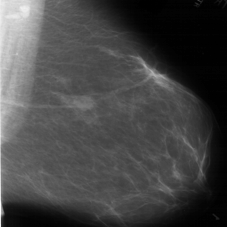
#> input picture Priya/train/Benign/D1_A_1372_1.RIGHT_MLO.png, 227 x 227 px, found by its file name
$ jupyter execute 'Segmentation and ROI detection.ipynb'   (older library calls are emulated)
#> lines starting #> are read from the running program, lines starting #| are printed output that depends on the picture; after the words box and inside, x2 and y2 are one past the last pixel; in counts of white or black regions, pixels touching at a corner belong together; long printed decimals are rounded
segmentation

[cell 1]
import cv2

# Load grayscale image
img = cv2.imread(r"D:\Priya\DDSM Dataset\Benign Masses\D1_A_1372_1.RIGHT_MLO.png", 0)
#> img is the input picture: shape (227, 227); min 0, max 255, mean 69

# Apply Otsu's thresholding
ret, thresh = cv2.threshold(img, 0, 255, cv2.THRESH_BINARY_INV + cv2.THRESH_OTSU)
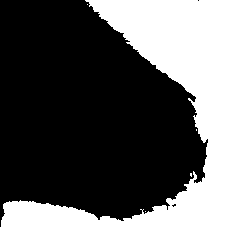
#> thresh: shape (227, 227); 31.9% white; 5 white regions (4 under 20 px), largest, box (x1, y1, x2, y2) and area: (1, 0, 227, 227) 16419
#> ret = 54

# Save thresholded image as PNG
cv2.imwrite(r'D:\result\image.png', thresh)

# Display original image and thresholded image
cv2.imshow('Original Image', img)
cv2.imshow('Thresholded Image', thresh)

cv2.waitKey(0)
cv2.destroyAllWindows()

[cell 2]
#ROI detection
import cv2
import numpy as np

# Load the grayscale image
img_gray = cv2.imread(r"F:\Projetcs\DDSM Dataset\Benign Masses\D1_A_1372_1.RIGHT_CC (2).png", cv2.IMREAD_GRAYSCALE)
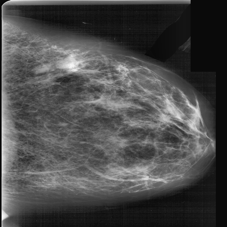
#> input picture Priya/Project2/images/D1_A_1372_1.RIGHT_CC (2).png, 227 x 227 px, found by its file name
#> img_gray is the input picture: shape (227, 227); min 0, max 255, mean 74.6

# Apply the blue-red colormap
cmap = cv2.COLORMAP_JET
img_color = cv2.applyColorMap(img_gray, cmap)

# Convert the color image to HSV
img_hsv = cv2.cvtColor(img_color, cv2.COLOR_BGR2HSV)
#> img_hsv: shape (227, 227, 3); mean H, S, V 93.7, 235.7, 237.6

# Threshold the image based on the hue value (red color)
lower_red = np.array([0, 100, 100])
upper_red = np.array([10, 255, 255])
mask1 = cv2.inRange(img_hsv, lower_red, upper_red)
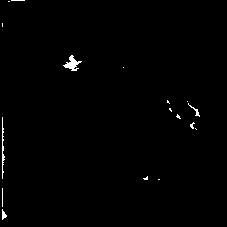
#> mask1: shape (227, 227); 0.75% white in thin lines or dots, all inside (x1, y1, x2, y2) = (2, 0, 200, 220)

lower_red = np.array([170, 100, 100])
upper_red = np.array([180, 255, 255])
mask2 = cv2.inRange(img_hsv, lower_red, upper_red)
#> mask2: shape (227, 227); every value is 0

mask = cv2.bitwise_or(mask1, mask2)

# Apply a Gaussian blur to the thresholded image
mask_blur = cv2.GaussianBlur(mask, (5, 5), 0)

# Find contours in the blurred image

contours, hierarchy = cv2.findContours(mask_blur, cv2.RETR_EXTERNAL, cv2.CHAIN_APPROX_SIMPLE)
#> contours = 11 contours, 1 with area under 20; largest, box (x1, y1, x2, y2) and area: (0, 115, 7, 181) 314, (61, 53, 84, 73) 273, (0, 186, 9, 222) 176, (185, 99, 202, 119) 144, (165, 98, 183, 121) 134

# Draw a black circle around each contour
for cnt in contours:
    (x, y), radius = cv2.minEnclosingCircle(cnt)
    center = (int(x), int(y))
    radius = int(radius)
    cv2.circle(img_color, center, radius, (0, 0, 0), 2)
#> this loop made 11 passes
#> (x, y, radius, center) on passes 1, 3, 4, 5, 6, 7, 11: (2, 203.5, 17, (2, 203)), (145.4, 177.5, 5, (145, 177)), (193.1, 126.4, 6, (193, 126)), (2, 147.5, 32, (2, 147)), (193, 108.5, 12, (193, 108)), (173.5, 109, 13, (173, 109)), (16, 1.5, 10, (16, 1))
#> (cnt, x, y, radius, center) on passes 2, 10: ([[156, 177], [156, 181], [161, 181], [161, 177]], 158.5, 179, 3, (158, 179)), ([[0, 21], [0, 28], [4, 28], [4, 21]], 2, 24.5, 4, (2, 24))
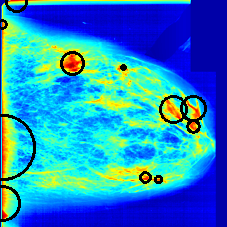
#> img_color: shape (227, 227, 3); mean B, G, R 194, 134.7, 36.2

# Display the result
cv2.imshow('Result', img_color)
cv2.waitKey(0)
cv2.destroyAllWindows()
cv2.imwrite(r'F:\Projetcs\DDSM Dataset\Result\otsu.png', img_color)
#> Out = True

[cell 3]
#######################################Binarized image#######################################
import cv2

# Load the PNG image
img = cv2.imread(r"F:\Projetcs\DDSM Dataset\Benign Masses\D1_A_1372_1.RIGHT_CC (2).png", cv2.IMREAD_GRAYSCALE)

# Apply thresholding to binarize the image
threshold_value = 150
max_value = 255
threshold_type = cv2.THRESH_BINARY
#> threshold_type = 0
_, binary_img = cv2.threshold(img, threshold_value, max_value, threshold_type)
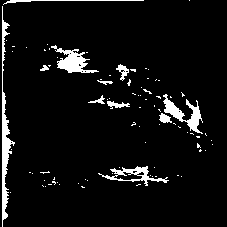
#> binary_img: shape (227, 227); 6.1% white; 86 white regions (75 under 20 px), largest, box (x1, y1, x2, y2) and area: (2, 6, 15, 227) 872, (51, 45, 99, 73) 541, (163, 94, 203, 134) 517

# Display the binarized image
cv2.imshow('Binarized mammogram', binary_img)
cv2.waitKey(0)
cv2.destroyAllWindows()


# Save the binarized image as a PNG file
cv2.imwrite(r'F:\Projetcs\DDSM Dataset\Result\binary_mammogram.png', binary_img)
#> Out = True

[cell 4]
#######################################Guassianblur#######################################
import cv2
import numpy as np

# Load the mammogram image
img = cv2.imread(r'F:\Projetcs\DDSM Dataset\Result\binary_mammogram.png', cv2.IMREAD_GRAYSCALE)

# Apply Gaussian blur
blur_img = cv2.GaussianBlur(img, (5, 5), 0)
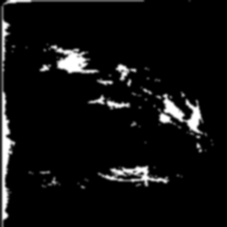
#> blur_img: shape (227, 227); min 0, max 255, mean 15.4

# Display the result
cv2.imshow('Blurred Image', blur_img)
cv2.waitKey(0)
cv2.destroyAllWindows()

# Save the binarized image as a PNG file
cv2.imwrite(r'F:\Projetcs\DDSM Dataset\Result\blured_mammogram.png', binary_img)
#> Out = True

[cell 5]
#######################################masked blur#######################################
import cv2
import numpy as np

# Load the mammogram image
img = cv2.imread(r'F:\Projetcs\DDSM Dataset\Result\blured_mammogram.png', cv2.IMREAD_GRAYSCALE)

# Define the binary mask
mask = np.zeros_like(img)
rows, cols = img.shape
#> rows = 227; cols = 227
center = (cols // 2, rows // 2)
#> center = (113, 113)
radius = min(center) - 50
#> radius = 63
cv2.circle(mask, center, radius, 255, -1)
#> mask: shape (227, 227); 24.2% white; 1 white region, box (x1, y1, x2, y2) and area: (50, 50, 177, 177) 12453

# Apply the mask to the image
masked_img = cv2.bitwise_and(img, mask)
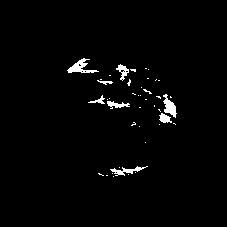
#> masked_img: shape (227, 227); 1.9% white; 42 white regions (34 under 20 px), largest, box (x1, y1, x2, y2) and area: (67, 58, 99, 73) 195, (163, 94, 177, 118) 166, (110, 166, 148, 176) 137

# Display the result
cv2.imshow('Masked Image', masked_img)
cv2.waitKey(0)
cv2.destroyAllWindows()

cv2.imwrite(r'F:\Projetcs\DDSM Dataset\Result\blured_mammogram.png', binary_img)
#> Out = True

[cell 6]
#######################################masked blur#######################################import cv2
import numpy as np

# Load the mammogram image
img = cv2.imread(r'F:\Projetcs\DDSM Dataset\Result\binary_mammogram.png', cv2.IMREAD_GRAYSCALE)

# Apply median blur
blur_img = cv2.medianBlur(img, 5)
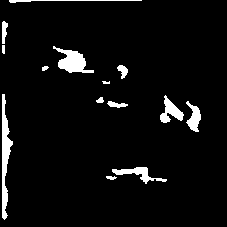
#> blur_img: shape (227, 227); 5.1% white; 14 white regions (1 under 20 px)

# Display the result
cv2.imshow('Blurred Image', blur_img)
cv2.waitKey(0)
cv2.destroyAllWindows()
cv2.imwrite(r'F:\Projetcs\DDSM Dataset\Result\final_blured_mammogram.png', blur_img)
#> Out = True

[cell 7]
import cv2

# Load the grayscale image
img_gray = cv2.imread(r'F:\Projetcs\DDSM Dataset\Result\final_blured_mammogram.png', cv2.IMREAD_GRAYSCALE)

# Normalize the grayscale image
img_norm = cv2.normalize(img_gray, None, alpha=0, beta=255, norm_type=cv2.NORM_MINMAX)

# Apply the blue-red colormap
cmap = cv2.COLORMAP_JET
#> cmap = 2
img_color = cv2.applyColorMap(img_norm, cmap)
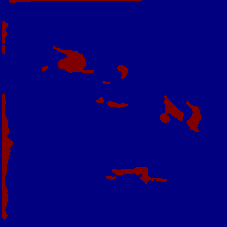
#> img_color: shape (227, 227, 3); mean B, G, R 121.5, 0, 6.5

# Display the result
cv2.imshow('Result', img_color)
cv2.waitKey(0)
cv2.destroyAllWindows()

[cell 8]
import cv2

# Load the grayscale image
img_gray = cv2.imread(r'F:\Projetcs\DDSM Dataset\Result\final_blured_mammogram.png', cv2.IMREAD_GRAYSCALE)

# Threshold the image to get a binary image
ret, thresh = cv2.threshold(img_gray, 127, 255, cv2.THRESH_BINARY)

# Find contours in the binary image
contours, hierarchy = cv2.findContours(thresh, cv2.RETR_EXTERNAL, cv2.CHAIN_APPROX_SIMPLE)
#> contours = 14 contours, 4 with area under 20; largest, box (x1, y1, x2, y2) and area: (2, 94, 13, 220) 538, (53, 46, 94, 73) 462, (160, 95, 184, 123) 265, (112, 167, 167, 184) 247, (186, 101, 201, 132) 214

# Classify the yellow regions based on their area
for contour in contours:
    # Calculate the area of the contour
    area = cv2.contourArea(contour)
    if area < 100:
        print("Regular")
    elif 100 <= area <= 1000:
        print("Round")
    else:
        print("Lobular")
#> this loop made 14 passes
#> area on passes 2, 3, 4, 5, 6, 7, 10, 11, 13, 14: 247, 214.5, 62, 24, 265, 537.5, 70, 462.5, 70, 27.5
#| Regular
#| Round
#| Round
#| Regular
#| Regular
#| Round
#| Round
#| Regular
#> (further printed lines are left out)

# Draw yellow contours on the original image
img_contours = cv2.cvtColor(img_gray, cv2.COLOR_GRAY2BGR)
#> img_contours: shape (227, 227, 3); 5.1% white; 14 white regions (1 under 20 px), largest, box (x1, y1, x2, y2) and area: (2, 94, 13, 220) 665, (53, 46, 94, 73) 526, (112, 167, 167, 184) 313
cv2.drawContours(img_contours, contours, -1, (0, 255, 255), 2)
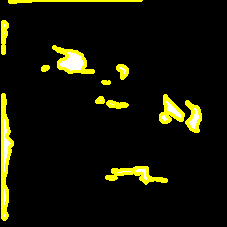
#> img_contours: shape (227, 227, 3); mean B, G, R 3.7, 19.5, 19.5

# Display the result
cv2.imshow('Contours', img_contours)
cv2.waitKey(0)
cv2.destroyAllWindows()
cv2.imwrite(r'F:\Projetcs\DDSM Dataset\Result\yellow_markedregion.png', img_contours)
#> Out = True

[cell 9]
import cv2

# Load the grayscale image
img_gray = cv2.imread(r'F:\Projetcs\DDSM Dataset\Result\final_blured_mammogram.png', cv2.IMREAD_GRAYSCALE)

# Threshold the image to get a binary image
ret, thresh = cv2.threshold(img_gray, 127, 255, cv2.THRESH_BINARY)

# Find contours in the binary image
contours, hierarchy = cv2.findContours(thresh, cv2.RETR_EXTERNAL, cv2.CHAIN_APPROX_SIMPLE)

# Classify the yellow regions based on their area
for contour in contours:
    # Calculate the area of the contour
    area = cv2.contourArea(contour)
    if area < 100:
        print("Regular")
    elif 100 <= area <= 1000:
        print("Round")
    else:
        print("Lobular")

# Draw yellow contours on the original image
img_contours = cv2.cvtColor(img_gray, cv2.COLOR_GRAY2BGR)
cv2.drawContours(img_contours, contours, -1, (0, 255, 255), 2)

# Display the result
cv2.imshow('Contours', img_contours)
cv2.waitKey(0)
cv2.destroyAllWindows()
cv2.imwrite(r'F:\Projetcs\DDSM Dataset\Result\yellow_markedregion.png', img_contours)
#> Out = True

[cell 10]
import numpy as np
from skimage.feature import greycomatrix, greycoprops
from skimage.measure import shannon_entropy

# Load the segmented region of interest (ROI) image
roi = cv2.imread(r'F:\Projetcs\DDSM Dataset\Result\final_blured_mammogram.png', cv2.IMREAD_GRAYSCALE)

# Extract texture features using Grey-Level Co-occurrence Matrix (GLCM)
glcm = greycomatrix(roi, [1], [0], symmetric=True, normed=True)
contrast = greycoprops(glcm, 'contrast')[0, 0]
#> contrast = 818.8
dissimilarity = greycoprops(glcm, 'dissimilarity')[0, 0]
#> dissimilarity = 3.21
homogeneity = greycoprops(glcm, 'homogeneity')[0, 0]
#> homogeneity = 0.987
energy = greycoprops(glcm, 'energy')[0, 0]
#> energy = 0.944
correlation = greycoprops(glcm, 'correlation')[0, 0]
#> correlation = 0.87

# Extract shape features
contours, _ = cv2.findContours(roi, cv2.RETR_EXTERNAL, cv2.CHAIN_APPROX_SIMPLE)
contour = contours[0]  # Assuming only one contour in the ROI
#> contour = contour of 14 points, box (x1, y1, x2, y2) (106, 176, 117, 180), area 20
perimeter = cv2.arcLength(contour, True)
#> perimeter = 23.9
area = cv2.contourArea(contour)
#> area = 19.5
circularity = (4 * np.pi * area) / (perimeter ** 2)
#> circularity = 0.429

# Extract intensity features
mean_intensity = np.mean(roi)
#> mean_intensity = 13
std_intensity = np.std(roi)
#> std_intensity = 56.09
entropy = shannon_entropy(roi)
#> entropy = 0.291

# Print the extracted features
print('Contrast:', contrast)
#| Contrast: 818.801
print('Dissimilarity:', dissimilarity)
#| Dissimilarity: 3.211
print('Homogeneity:', homogeneity)
#| Homogeneity: 0.9874
print('Energy:', energy)
#| Energy: 0.9436
print('Correlation:', correlation)
#| Correlation: 0.8704
print('Perimeter:', perimeter)
#| Perimeter: 23.899
print('Area:', area)
#| Area: 19.5
print('Circularity:', circularity)
#| Circularity: 0.429
print('Mean Intensity:', mean_intensity)
#| Mean Intensity: 13.000
print('Std Intensity:', std_intensity)
#| Std Intensity: 56.090
print('Entropy:', entropy)
#| Entropy: 0.2905
